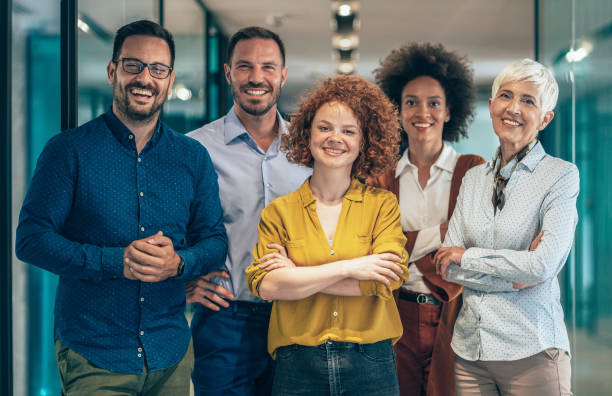
#> input picture input_image.jpg, 612 x 396 px
$ python p8_oponimage.py
#> lines starting #> are read from the running program, lines starting #| are printed output that depends on the picture
import cv2
import numpy as np

# Load an image
img = cv2.imread('input_image.jpg')
#> img is the input picture: shape (396, 612, 3); mean B, G, R 108.6, 111.4, 99.8
if img is None: exit(f"Error: Unable to load image 'input_image.jpg'")

# Get image dimensions
height, width = img.shape[:2]
#> height = 396; width = 612

# Rotation by 45 degrees counter-clockwise around the center
rotation_matrix = cv2.getRotationMatrix2D((width/2, height/2), 45, 1)
rotated_img = cv2.warpAffine(img, rotation_matrix, (width, height))
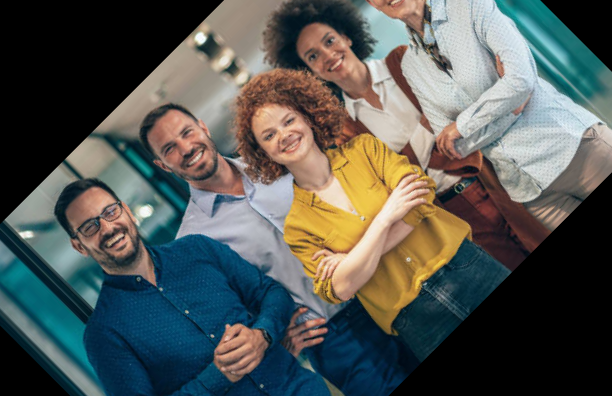
#> rotated_img: shape (396, 612, 3); mean B, G, R 83.7, 87.4, 83.2

# Scale to 70% of its original size
scaled_img = cv2.resize(img, (int(width * 0.7), int(height * 0.7)), interpolation=cv2.INTER_LINEAR)

# Translate by (100, 50) pixels
translation_matrix = np.float32([[1, 0, 100], [0, 1, 50]])
translated_img = cv2.warpAffine(img, translation_matrix, (width, height))
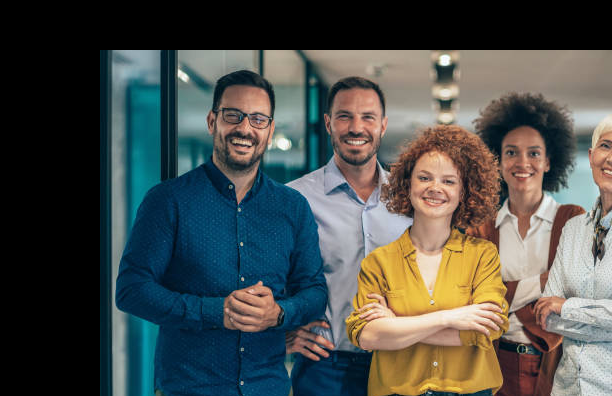
#> translated_img: shape (396, 612, 3); mean B, G, R 76.2, 79.6, 75.8

# Display images
cv2.imshow('Original Image', img)
cv2.imshow('Rotated Image', rotated_img)
cv2.imshow('Scaled Image', scaled_img)
cv2.imshow('Translated Image', translated_img)

cv2.waitKey(0)
cv2.destroyAllWindows()
